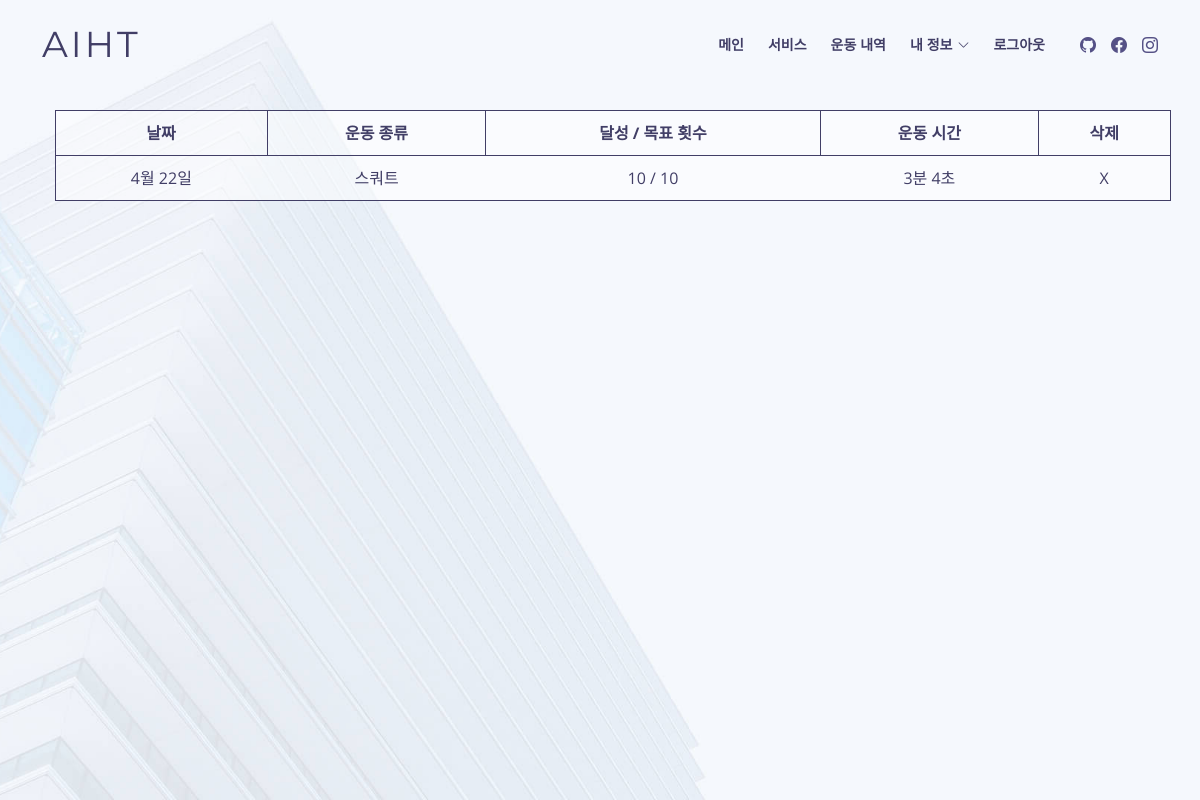
The page /result_list (signed in) on the database as committed earlier.
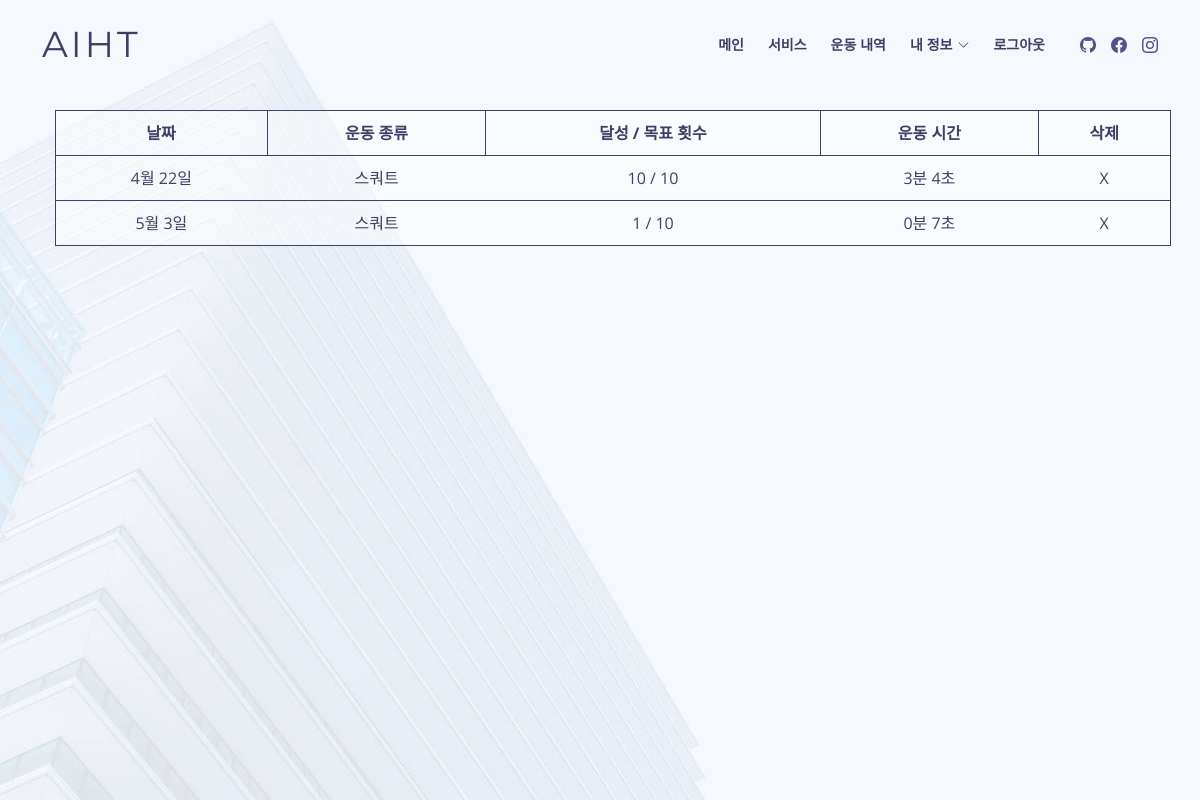
The same page on the database as committed later.
### aiht.py (models this page shows, shortened)
class Result(db.Model):
    __tablename__ = 'result'
    id = db.Column(db.Integer, primary_key=True)
    date = db.Column(db.String(80), nullable=False)
    exercise = db.Column(db.String(80), nullable=False)
    result_num = db.Column(db.String(80), nullable=False)
    exercise_time = db.Column(db.String(80), nullable=False)
    user_id = db.Column(db.Integer, ForeignKey('user.username'))
    user = relationship("User", backref=backref('results', order_by=id))

### aiht.py (the view)
@app.route('/result_list', methods=['GET'])
def result_list():
    if session['login']:
        results = Result.query.filter_by(user_id=session['username']).all()
        return render_template('result_list.html', results=results)
    if not session['login']:
        return redirect(url_for('login'))

### templates/result_list.html (shortened to what this page needs)
<!DOCTYPE html>
<html lang="ko">
<head>
  <link href="../static/main/vendor/aos/aos.css" rel="stylesheet">
  <link href="../static/main/vendor/bootstrap/css/bootstrap.min.css" rel="stylesheet">
  <link href="../static/main/vendor/bootstrap-icons/bootstrap-icons.css" rel="stylesheet">
  <link href="../static/main/vendor/glightbox/css/glightbox.min.css" rel="stylesheet">
  <link href="../static/main/vendor/swiper/swiper-bundle.min.css" rel="stylesheet">
  <link href="../static/main/css/style.css" rel="stylesheet">
</head>
<body>
  <header id="header" class="fixed-top d-flex align-items-center header-transparent">
    <div class="container d-flex align-items-center">
      <h1 class="logo me-auto"><a href="/">AIHT</a></h1>
      <nav id="navbar" class="navbar order-last order-lg-0">
        <ul>
          <li><a class="nav-link scrollto" href="/">메인</a></li>
          <li><a class="nav-link scrollto" href="/#services">서비스</a></li>
            {% if session['login'] %}
                <li><a class="nav-link scrollto" href="/result_list">운동 내역</a></li>
                <li class="dropdown"><a href="#"><span>내 정보</span> <i class="bi bi-chevron-down"></i></a>
              </li>
              <li><a class="nav-link scrollto" href="/logout">로그아웃</a></li>
            {% else %}
            <li><a class="nav-link scrollto" href="/login">로그인</a></li>
            {% endif %}
        </ul>
      </nav>
      <div class="social-links">
        <a href="https://github.com/jjuny0310" class="github"><i class="bi bi-github"></i></a>
        <a href="#" class="facebook"><i class="bi bi-facebook"></i></a>
        <a href="#" class="instagram"><i class="bi bi-instagram"></i></a>
      </div>
    </div>
  </header>
  <section id="result_list" class="clearfix">
    <div class="container">
        <table>
            <tr>
                <th>날짜</th>
                <th>운동 종류</th>
                <th>달성 / 목표 횟수</th>
                <th>운동 시간</th>
                <th>삭제</th>
            </tr>
            {% for result in results %}
            <tr>
                <td>{{ result.date }}</td>
                <td>{{ result.exercise}}</td>
                <td>{{ result.result_num }}</td>
                <td>{{ result.exercise_time }}</td>
                <td><a href="javascript:resultDelete({{ result.id }})">X</a></td>
            </tr>
            {% endfor %}
        </table>
    </div>
  </section>
</body>
</html>

Rows that differ between the two databases and show on the page:
added Result: date "5월 3일", exercise "스쿼트", result_num "1 / 10", exercise_time "0분 7초"
